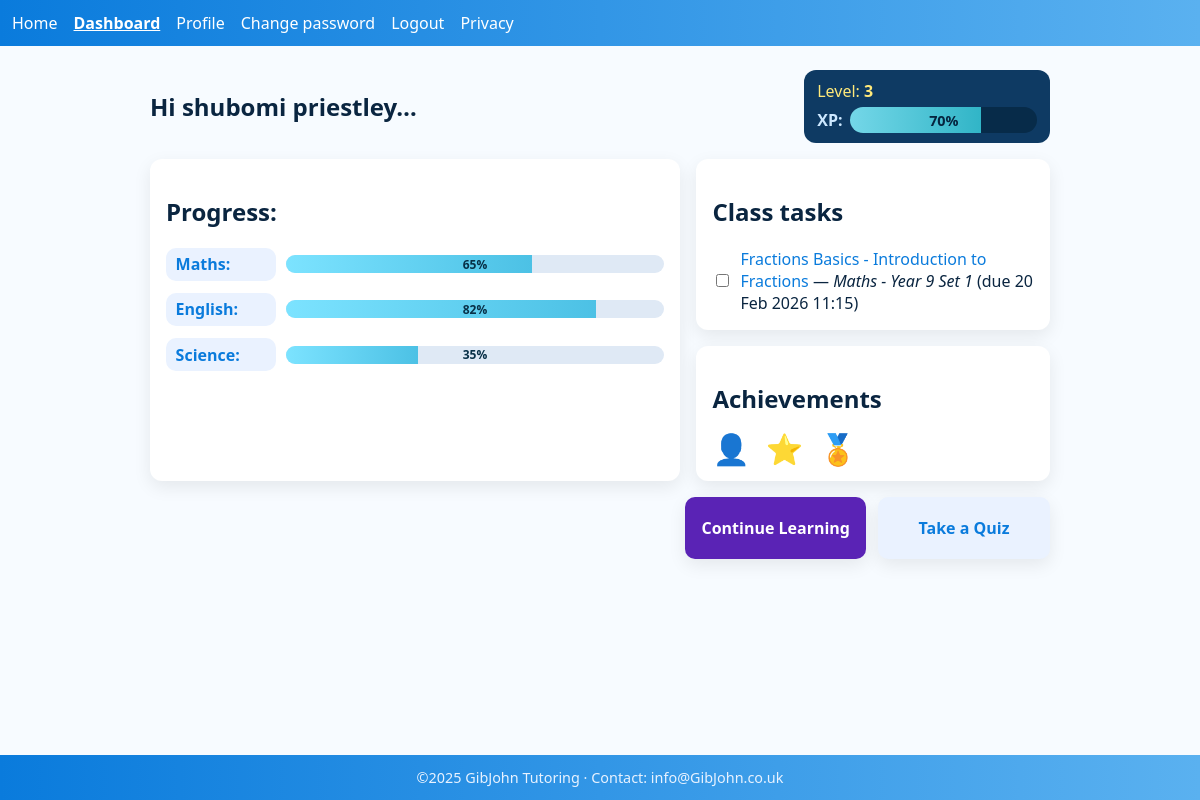
The app's page /learner/dashboard (signed in) with its own data.
### models.py (models this page shows, shortened)
class User(db.Model, UserMixin):
    __tablename__ = "users"
    user_id      = db.Column(db.Integer, primary_key=True)
    role         = db.Column(db.String(16), nullable=False)   # "learner" | "tutor" | "guardian"
    email        = db.Column(db.String(120), unique=True, index=True, nullable=False)
    password_hash= db.Column(db.Text, nullable=False)
    full_name    = db.Column(db.String(120))
    dob          = db.Column(db.Date)
    created_at   = db.Column(db.DateTime, nullable=False, default=UTC_NOW)
    last_login   = db.Column(db.DateTime)
    classes_taught = db.relationship(
        "Class",
        back_populates="tutor",
        cascade="all, delete-orphan",
        foreign_keys="Class.tutor_id",
    )
    resources = db.relationship(
        "Resources",
        back_populates="owner",
        cascade="all, delete-orphan",
    )
    enrollments = db.relationship(
        "ClassEnrollment",
        back_populates="user",
        cascade="all, delete-orphan",
    )
    submissions = db.relationship("Submission", back_populates="user", cascade="all, delete-orphan")
    progress    = db.relationship("Progress", back_populates="user", uselist=False, cascade="all, delete-orphan")
    activity    = db.relationship("ActivityLog", back_populates="user", cascade="all, delete-orphan")
    user_rewards= db.relationship("UserReward", back_populates="user", cascade="all, delete-orphan")

class Assignment(db.Model):
    __tablename__ = "assignments"
    assignment_id = db.Column(db.Integer, primary_key=True)
    resource_id   = db.Column(db.Integer, db.ForeignKey("resources.resource_id"), nullable=False)
    class_id      = db.Column(db.Integer, db.ForeignKey("classes.class_id"), nullable=False)
    title         = db.Column(db.String(120), nullable=False)
    due_date      = db.Column(db.DateTime)
    created_at    = db.Column(db.DateTime, nullable=False, default=UTC_NOW)
    updated_at    = db.Column(db.DateTime, nullable=False, default=UTC_NOW, onupdate=UTC_NOW)
    class_   = db.relationship("Class", back_populates="assignments")
    resource = db.relationship("Resources", back_populates="assignments")
    submissions = db.relationship("Submission", back_populates="assignment", cascade="all, delete-orphan")

class Class(db.Model):
    __tablename__ = "classes"
    class_id    = db.Column(db.Integer, primary_key=True)
    title       = db.Column(db.String(120), nullable=False)
    subject     = db.Column(db.String(80), nullable=False)
    year_group  = db.Column(db.Integer, nullable=False)
    tutor_id    = db.Column(db.Integer, db.ForeignKey("users.user_id"), nullable=False)
    created_at  = db.Column(db.DateTime, nullable=False, default=UTC_NOW)
    tutor = db.relationship("User", back_populates="classes_taught", foreign_keys=[tutor_id])
    enrollments = db.relationship("ClassEnrollment", back_populates="klass", cascade="all, delete-orphan")
    students = db.relationship(
        "User",
        secondary="class_enrollments",
        primaryjoin="Class.class_id==ClassEnrollment.class_id",
        secondaryjoin="User.user_id==ClassEnrollment.user_id",
        viewonly=True,
    )
    assignments = db.relationship("Assignment", back_populates="class_", cascade="all, delete-orphan")

### learner/routes.py (the view)
@bp.route("/learner/dashboard", methods=["GET"])
@login_required
def dashboard():
    form = EmptyForm()
    auto_enroll_if_needed(current_user)
    class_ids_q = (db.session.query(ClassEnrollment.class_id)
                .filter(ClassEnrollment.user_id == current_user.user_id))
    assignments = (Assignment.query
        .filter(Assignment.class_id.in_(class_ids_q))
        .options(
            joinedload(Assignment.class_),     # a.class_.title
            joinedload(Assignment.resource),   # a.resource.title
        )
        .order_by(Assignment.due_date.is_(None), Assignment.due_date.asc(), desc(Assignment.created_at))
        .limit(10)
        .all()
    )
    return render_template(
        "learner/learner_dashboard.html",  # ensure the folder prefix is correct
        form=form,
        assignments=assignments,
        level=3, xp=70, maths=65, english=82, science=35,
    )

### learner/routes.py
class EmptyForm(FlaskForm):
    pass

### app.py (called while the page is built)
@login_manager.user_loader
def load_user(user_id):
    return User.query.get(int(user_id))

@app.before_request
def _dump_routes_once():
    if not getattr(app, "_routes_dumped", False):
        print("\n=== ROUTES (endpoint -> url) ===")
        for r in app.url_map.iter_rules():
            print(f"{r.endpoint:25} -> {r.rule}")
        print("================================\n")
        app._routes_dumped = True

### learner/routes.py (called while the page is built)
def auto_enroll_if_needed(user):
    if not user.is_authenticated or user.role != "learner":
        return
    if not user.enrollments:
        first_class = Class.query.order_by(Class.created_at.asc()).first()
        if first_class:
            db.session.add(ClassEnrollment(class_id=first_class.class_id, user_id=user.user_id))
            db.session.commit()

### templates/learner/learner_dashboard.html (shortened to what this page needs)
{% extends "base.html" %}
{% block content %}
<section class="dash-top">
<h1>Hi {{ current_user.full_name or "there" }}…</h1>
<div class="xp-card" role="group" aria-labelledby="xp-label level-label">
<div class="level">
    <span id="level-label" class="level-label">
    Level: <strong>{{ level|default(3) }}</strong>
    </span>
</div>
<div class="xp">
    <span id="xp-label" class="xp-label">XP:</span>
    <div class="xp-bar" aria-label="Experience progress" role="progressbar"
        aria-valuemin="0" aria-valuemax="100" aria-valuenow="{{ xp|default(70) }}">
    <div class="xp-fill" style="--p: {{ xp|default(70) }}%"></div>
    <span class="xp-text">{{ xp|default(70) }}%</span>
    </div>
</div>
</div>
</section>
<section class="dash-grid">
<div class="card progress-card">
<h2>Progress:</h2>
<div class="meter">
    <span class="label">Maths:</span>
    <div class="bar" role="progressbar" aria-label="Maths progress"
        aria-valuemin="0" aria-valuemax="100" aria-valuenow="{{ maths|default(65) }}">
    <div class="fill" style="--p: {{ maths|default(65) }}%"></div>
    <span class="pct">{{ maths|default(65) }}%</span>
    </div>
</div>
<div class="meter">
    <span class="label">English:</span>
    <div class="bar" role="progressbar" aria-label="English progress"
        aria-valuemin="0" aria-valuemax="100" aria-valuenow="{{ english|default(82) }}">
    <div class="fill" style="--p: {{ english|default(82) }}%"></div>
    <span class="pct">{{ english|default(82) }}%</span>
    </div>
</div>
<div class="meter">
    <span class="label">Science:</span>
    <div class="bar" role="progressbar" aria-label="Science progress"
        aria-valuemin="0" aria-valuemax="100" aria-valuenow="{{ science|default(35) }}">
    <div class="fill" style="--p: {{ science|default(35) }}%"></div>
    <span class="pct">{{ science|default(35) }}%</span>
    </div>
</div>
</div>
<div class="dash-side">
<div class="card flex-card tasks-card">
    <h2>Class tasks</h2>
    {% if assignments and assignments|length > 0 %}
    <ul class="tasks">
        {% for a in assignments %}
        <li>
            <label class="checkbox">
            <input type="checkbox">
            <span>
                {% set lesson_href = url_for('learner.lesson', assignment_id=a.assignment_id) if a.assignment_id else '#' %}
                <a class="link" href="{{ lesson_href }}">{{ a.title }}</a>
                {% if a.class_ %} — <em>{{ a.class_.title }}</em>{% endif %}
                {% if a.due_date %} (due {{ a.due_date.strftime('%d %b %Y %H:%M') }}){% endif %}
            </span>
            </label>
        </li>
        {% endfor %}
    </ul>
    {% else %}
    <p class="muted">No assignments yet. Check back later.</p>
    {% endif %}
</div>
<div class="card flex-card achievements-card">
    <h2>Achievements</h2>
    <ul class="achievements" aria-label="Recent achievements">
    <li><span class="ach-icon" aria-hidden="true">👤</span><span class="sr-only">Profile completed</span></li>
    <li><span class="ach-icon" aria-hidden="true">⭐</span><span class="sr-only">First star earned</span></li>
    <li><span class="ach-icon" aria-hidden="true">🏅</span><span class="sr-only">Medal achieved</span></li>
    </ul>
</div>
</div>
</section>
<section class="dash-ctas">
{% set first = assignments|first if assignments else None %}
<a class="btn btn-primary"
    href="{{ url_for('learner.lesson', assignment_id=first.assignment_id) if first else '#' }}">
Continue Learning
</a>
<a class="btn btn-secondary" href="{{ url_for('learner.quiz', assignment_id=first.assignment_id) if first else '#' }}">Take a Quiz</a>
</section>
{% endblock %}

### static/css/stylesheet.css (style rules this page uses)
body { font-family:system-ui,-apple-system,Segoe UI,Roboto,Arial,sans-serif; margin:0;background:#f7fbff; color:#0a2540 }
h1,h2,h3 { color:#0a2540 }
a { color:#0a7bdc; text-decoration:none }
.checkbox { display:flex; align-items:center; gap:.5rem; }
.card { background:#fff; border-radius:12px; box-shadow:0 6px 18px rgb(0 0 0 / 8%); padding:1rem; }
.dash-top { display:flex; align-items:flex-start; justify-content:space-between; gap:1rem; padding:.5rem 0 1rem; }
.xp-card { background:#0e3a63; color:#cde8ff; padding:.6rem .8rem; border-radius:12px; display:grid; gap:.35rem; min-width:220px; justify-items:start; }
.level-label { color:#ffe97a; }
.xp { display:flex; align-items:center; gap:.5rem; width:100%; }
.xp-label { font-weight:600; }
.xp-bar { position:relative; flex:1; height:26px; background:#072b49; border-radius:14px; overflow:hidden; min-width:140px; }
.xp-fill { position:absolute; inset:0 auto 0 0; width:var(--p); background:linear-gradient(90deg,#74d7e8 0%,#31b5c7 100%); }
.xp-text { position:absolute; inset:0; display:grid; place-items:center; color:#06253f; font-weight:700; font-size:.9rem; }
.dash-grid { display:grid; grid-template-columns:1.2fr .8fr; gap:1rem; }
.dash-side { display:grid; gap:1rem; }
.meter { display:grid; grid-template-columns:110px 1fr; align-items:center; gap:.6rem; margin:.75rem 0; }
.meter .label { background:#eaf2ff; color:#0a7bdc; font-weight:700; padding:.35rem .6rem; border-radius:10px; }
.bar { position:relative; height:18px; background:#dfe9f5; border-radius:12px; overflow:hidden; }
.bar .fill { position:absolute; inset:0 auto 0 0; width:var(--p); background:linear-gradient(90deg,#74d7e8 0%,#31b5c7 100%); }
.bar .pct { position:absolute; inset:0; display:grid; place-items:center; font-size:.8rem; font-weight:700; color:#0b3954; }
.tasks { list-style:none; margin:0; padding:0; display:grid; gap:.5rem; }
.achievements { list-style:none; margin:.5rem 0 0; padding:0; display:flex; gap:1rem; }
.ach-icon { font-size:30px; line-height:1; color:#d4a017; }
.btn { display:inline-flex; align-items:center; justify-content:center; min-height:44px; min-width:140px; padding:.6rem 1rem; border-radius:10px; border:none; cursor:pointer; font-weight:700; box-shadow:0 6px 18px rgb(0 0 0 / 8%); }
.btn-primary { background:#0a7bdc; color:#fff; }
.btn-secondary { background:#eaf2ff; color:#0a7bdc; }
.dash-ctas { display:flex; gap:.75rem; justify-content:flex-end; padding:1rem 0 1.25rem; }
html, body { height: 100%; }
body { min-height: 100vh; display: flex; flex-direction: column; }
:root { --purple:#5a23b5; --purple-2:#7c3aed; --lav:#f0e8ff; --ink:#0a2540; --muted:#6b7280; --card:#fff; --shadow:0 6px 18px rgb(0 0 0 / 8%); --r:12px; }
.card { background:var(--card); border-radius:var(--r); box-shadow:var(--shadow); padding:1rem; overflow:hidden; }
.flex-card { flex-direction: column; justify-content: space-between; }
.meter .bar .fill { position:absolute; inset:0 auto 0 0; width:var(--p); background:linear-gradient(90deg,#7ce3ff 0%, #4cc1e5 100%); }
.meter .bar .pct { position:absolute; inset:0; display:grid; place-items:center; font-size:.75rem; font-weight:700; color:#083047; }
.btn { display:inline-flex; align-items:center; justify-content:center; min-height:44px; padding:.55rem 1rem; border-radius:10px; border:none; cursor:pointer; font-weight:700; text-decoration:none; }
.btn-primary { background:var(--purple); color:#fff; }
.card { overflow: hidden; }

### records on screen
User: full_name "shubomi priestley"
Assignment: title "Fractions Basics - Introduction to Fractions", class_ "Maths - Year 9 Set 1", due_date "20 Feb 2026 11:15"

### other values on screen
{{ level|default(3) }} "3"
{{ xp|default(70) }} "70"
{{ maths|default(65) }} "65"
{{ english|default(82) }} "82"
{{ science|default(35) }} "35"
